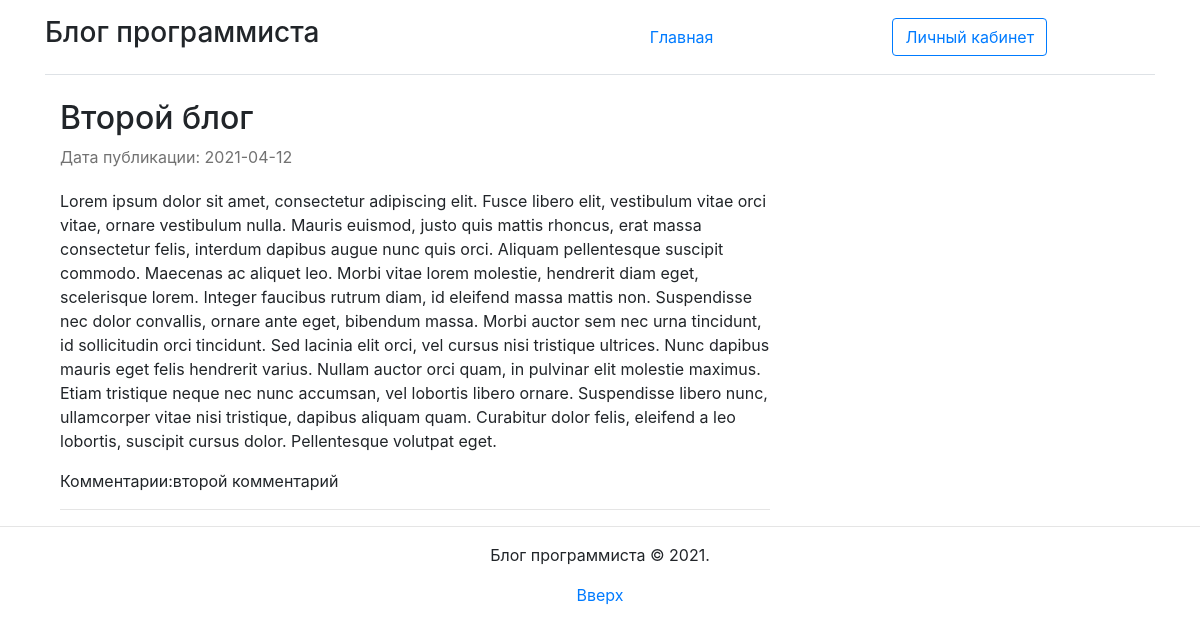
The page /article.php?id=6 on the database its author committed.
### tables this page shows
CREATE TABLE `articles` (
  `id` int(11) NOT NULL,
  `title` varchar(255) NOT NULL,
  `content` text NOT NULL,
  `date` date NOT NULL,
  `comment` varchar(150) DEFAULT NULL
);

### article.php (called while the page is built)
<?php
    require_once 'database.php';
	require_once 'models/articles.php';
$link = mysqli_connect('localhost', 'root', '', 'blog');
$article = articles_get($link, $_GET['id']);
	include 'views/article.php';
?>

### models/articles.php (called while the page is built, shortened)
<?php
	function articles_get($link, $id_article) {
		$query = sprintf("SELECT * FROM articles WHERE id=%d",(int)$id_article);
		$result = mysqli_query($link, $query);
		$article = mysqli_fetch_assoc($result);
		return $article;
	}
?>

### views/article.php (the view, shortened to what this page needs)
<!DOCTYPE html>
<html>
<head>
    <link rel="stylesheet" href="../style.css">
    <link rel="stylesheet" href="https://stackpath.bootstrapcdn.com/bootstrap/4.5.2/css/bootstrap.min.css">	</head>
<body>
<div class="container">
<?php
require 'template/header.php'
?>
        <div class="col-md-8">
        <article class="blog-post">
            <h2 class="blog-post-title"><?=$article['title']?></h2>
            <p class="blog-post-meta">Дата публикации: <?=$article['date']?></p>
            <p><?=$article['content']?></p>
            <p>Комментарии:<?=$article['comment']?></p>
            <hr>
        </article>
        </div>
</div>
<?php
require 'template/footer.php'
?>

### style.css (style rules this page uses)
.blog-post-meta { margin-bottom: 1.25rem; color: #727272; }

### rows shown on the page
articles: title "Второй блог", date "2021-04-12", content "Lorem ipsum dolor sit amet, consectetur adipiscing elit. Fusce libero elit, vestibulum vitae orci vitae, ornare vestibulum nulla. Mauris euismod, justo quis mattis rhoncus, erat massa consectetur felis, interdum dapibus augue nunc quis orci. Aliquam pellentesque suscipit commodo. Maecenas ac aliquet leo. Morbi vitae lorem molestie, hendrerit diam eget, scelerisque lorem. Integer faucibus rutrum diam, id eleifend massa mattis non. Suspendisse nec dolor convallis, ornare ante eget, bibendum massa. Morbi auctor sem nec urna tincidunt, id sollicitudin orci tincidunt. Sed lacinia elit orci, vel cursus nisi tristique ultrices. Nunc dapibus mauris eget felis hendrerit varius. Nullam auctor orci…", comment "второй комментарий"
